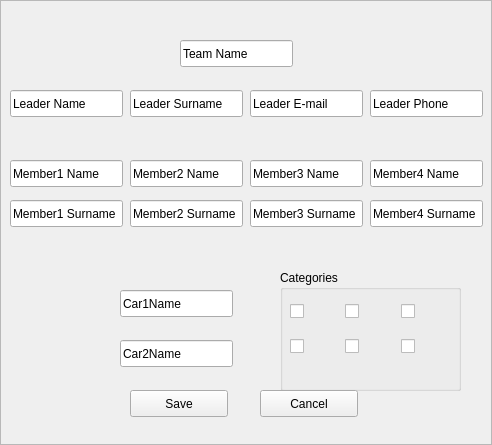
<?xml version="1.0" encoding="UTF-8"?>
<ui version="4.0">
 <class>WindowAddTeam</class>
 <widget class="QFrame" name="WindowAddTeam">
  <property name="geometry">
   <rect>
    <x>0</x>
    <y>0</y>
    <width>492</width>
    <height>445</height>
   </rect>
  </property>
  <property name="windowTitle">
   <string>WindowAddTeam</string>
  </property>
  <property name="frameShape">
   <enum>QFrame::StyledPanel</enum>
  </property>
  <property name="frameShadow">
   <enum>QFrame::Raised</enum>
  </property>
  <widget class="QLineEdit" name="lineTeamName">
   <property name="geometry">
    <rect>
     <x>180</x>
     <y>40</y>
     <width>113</width>
     <height>27</height>
    </rect>
   </property>
   <property name="text">
    <string>Team Name</string>
   </property>
  </widget>
  <widget class="QLineEdit" name="lineLeaderPhone">
   <property name="geometry">
    <rect>
     <x>370</x>
     <y>90</y>
     <width>113</width>
     <height>27</height>
    </rect>
   </property>
   <property name="text">
    <string>Leader Phone</string>
   </property>
  </widget>
  <widget class="QLineEdit" name="lineLeaderSurname">
   <property name="geometry">
    <rect>
     <x>130</x>
     <y>90</y>
     <width>113</width>
     <height>27</height>
    </rect>
   </property>
   <property name="text">
    <string>Leader Surname</string>
   </property>
  </widget>
  <widget class="QLineEdit" name="lineLeaderName">
   <property name="geometry">
    <rect>
     <x>10</x>
     <y>90</y>
     <width>113</width>
     <height>27</height>
    </rect>
   </property>
   <property name="text">
    <string>Leader Name</string>
   </property>
  </widget>
  <widget class="QLineEdit" name="lineLeaderEmail">
   <property name="geometry">
    <rect>
     <x>250</x>
     <y>90</y>
     <width>113</width>
     <height>27</height>
    </rect>
   </property>
   <property name="text">
    <string>Leader E-mail</string>
   </property>
  </widget>
  <widget class="QLineEdit" name="lineMember1Name">
   <property name="geometry">
    <rect>
     <x>10</x>
     <y>160</y>
     <width>113</width>
     <height>27</height>
    </rect>
   </property>
   <property name="text">
    <string>Member1 Name</string>
   </property>
  </widget>
  <widget class="QLineEdit" name="lineMember1Surname">
   <property name="geometry">
    <rect>
     <x>10</x>
     <y>200</y>
     <width>113</width>
     <height>27</height>
    </rect>
   </property>
   <property name="text">
    <string>Member1 Surname</string>
   </property>
  </widget>
  <widget class="QLineEdit" name="lineMember2Name">
   <property name="geometry">
    <rect>
     <x>130</x>
     <y>160</y>
     <width>113</width>
     <height>27</height>
    </rect>
   </property>
   <property name="text">
    <string>Member2 Name</string>
   </property>
  </widget>
  <widget class="QLineEdit" name="lineMember3Name">
   <property name="geometry">
    <rect>
     <x>250</x>
     <y>160</y>
     <width>113</width>
     <height>27</height>
    </rect>
   </property>
   <property name="text">
    <string>Member3 Name</string>
   </property>
  </widget>
  <widget class="QLineEdit" name="lineMember4Name">
   <property name="geometry">
    <rect>
     <x>370</x>
     <y>160</y>
     <width>113</width>
     <height>27</height>
    </rect>
   </property>
   <property name="text">
    <string>Member4 Name</string>
   </property>
  </widget>
  <widget class="QLineEdit" name="lineMember2Surname">
   <property name="geometry">
    <rect>
     <x>130</x>
     <y>200</y>
     <width>113</width>
     <height>27</height>
    </rect>
   </property>
   <property name="text">
    <string>Member2 Surname</string>
   </property>
  </widget>
  <widget class="QLineEdit" name="lineMember3Surname">
   <property name="geometry">
    <rect>
     <x>250</x>
     <y>200</y>
     <width>113</width>
     <height>27</height>
    </rect>
   </property>
   <property name="text">
    <string>Member3 Surname</string>
   </property>
  </widget>
  <widget class="QLineEdit" name="lineMember4Surname">
   <property name="geometry">
    <rect>
     <x>370</x>
     <y>200</y>
     <width>113</width>
     <height>27</height>
    </rect>
   </property>
   <property name="text">
    <string>Member4 Surname</string>
   </property>
  </widget>
  <widget class="QGroupBox" name="groupBox">
   <property name="geometry">
    <rect>
     <x>280</x>
     <y>270</y>
     <width>181</width>
     <height>121</height>
    </rect>
   </property>
   <property name="title">
    <string>Categories</string>
   </property>
   <widget class="QWidget" name="gridLayoutWidget">
    <property name="geometry">
     <rect>
      <x>10</x>
      <y>20</y>
      <width>160</width>
      <height>80</height>
     </rect>
    </property>
    <layout class="QGridLayout" name="gridLayout">
     <item row="0" column="1">
      <widget class="QCheckBox" name="checkBox">
       <property name="text">
        <string/>
       </property>
      </widget>
     </item>
     <item row="1" column="1">
      <widget class="QCheckBox" name="checkBox_3">
       <property name="text">
        <string/>
       </property>
      </widget>
     </item>
     <item row="0" column="0">
      <widget class="QCheckBox" name="checkBox_2">
       <property name="text">
        <string/>
       </property>
      </widget>
     </item>
     <item row="1" column="0">
      <widget class="QCheckBox" name="checkBox_6">
       <property name="text">
        <string/>
       </property>
      </widget>
     </item>
     <item row="0" column="2">
      <widget class="QCheckBox" name="checkBox_4">
       <property name="text">
        <string/>
       </property>
      </widget>
     </item>
     <item row="1" column="2">
      <widget class="QCheckBox" name="checkBox_7">
       <property name="text">
        <string/>
       </property>
      </widget>
     </item>
    </layout>
   </widget>
  </widget>
  <widget class="QLineEdit" name="lineCar1Name">
   <property name="geometry">
    <rect>
     <x>120</x>
     <y>290</y>
     <width>113</width>
     <height>27</height>
    </rect>
   </property>
   <property name="text">
    <string>Car1Name</string>
   </property>
  </widget>
  <widget class="QLineEdit" name="lineCar2Name">
   <property name="geometry">
    <rect>
     <x>120</x>
     <y>340</y>
     <width>113</width>
     <height>27</height>
    </rect>
   </property>
   <property name="text">
    <string>Car2Name</string>
   </property>
  </widget>
  <widget class="QPushButton" name="ButtonSave">
   <property name="geometry">
    <rect>
     <x>130</x>
     <y>390</y>
     <width>98</width>
     <height>27</height>
    </rect>
   </property>
   <property name="text">
    <string>Save</string>
   </property>
  </widget>
  <widget class="QPushButton" name="ButtonCancel">
   <property name="geometry">
    <rect>
     <x>260</x>
     <y>390</y>
     <width>98</width>
     <height>27</height>
    </rect>
   </property>
   <property name="text">
    <string>Cancel</string>
   </property>
  </widget>
 </widget>
 <resources/>
 <connections/>
</ui>
